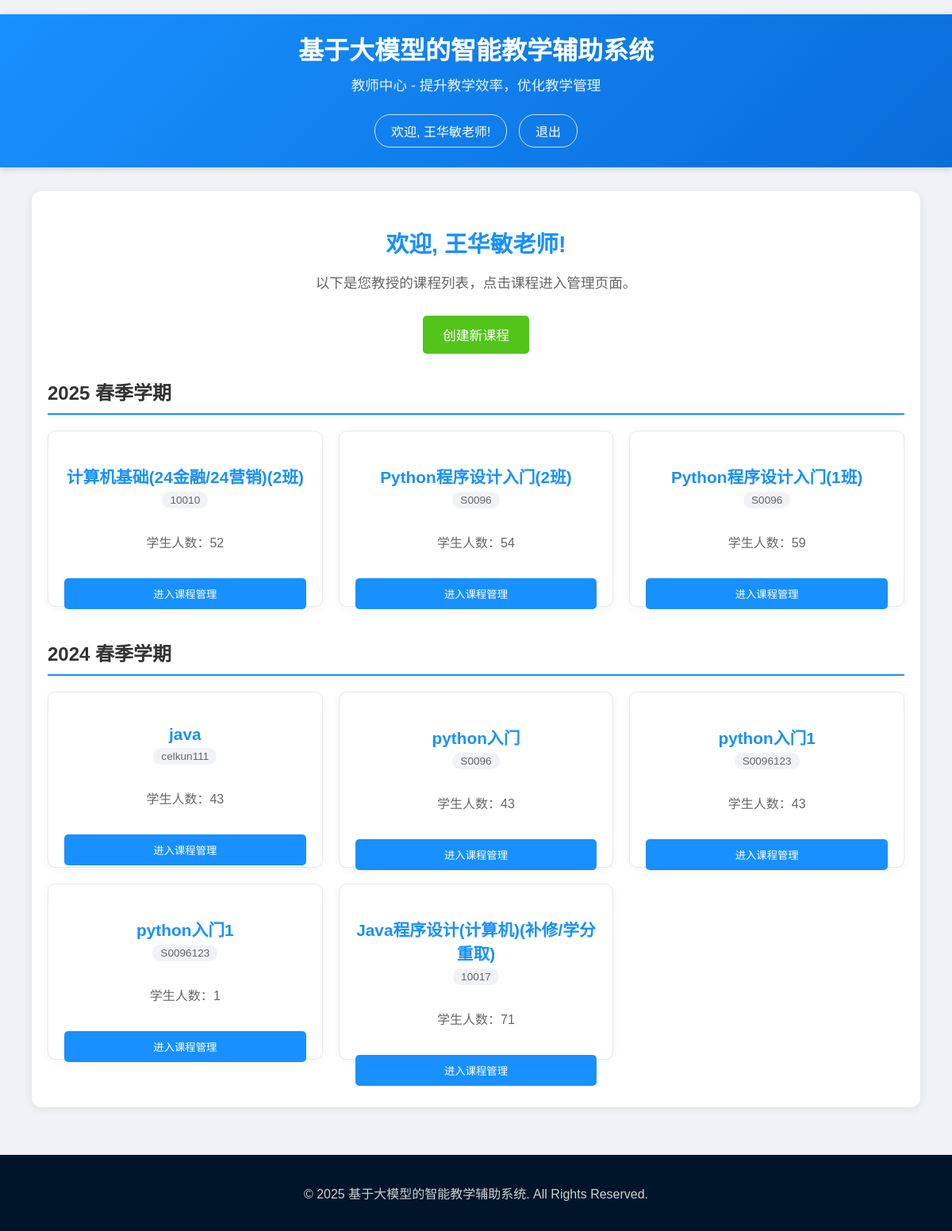
The app's page / (signed in) with its own data.
### wang/models/course.py (models this page shows, shortened)
class Course(db.Model):
    __tablename__ = 'course'
    id = db.Column(db.Integer, primary_key=True, autoincrement=True)
    name = db.Column(db.String(100), nullable=False)
    teacher_id = db.Column(db.Integer, db.ForeignKey('user.id'), nullable=False)
    semester = db.Column(db.String, nullable=False)  # 开课学期
    description = db.Column(db.Text)
    code = db.Column(db.String(10), nullable=False)
    teacher = db.relationship('User', backref='courses')
    course_students = db.relationship('Course_Students',  back_populates='course')

### app.py (the view)
    @app.route('/')
    def hello_world():
        if "logged_in" not in session or session["logged_in"] == False:
            return render_template('index.html')
        else:  # 如果session中登录状态为true，说明是已经登录过了，返回loginHandle函数处理
            return loginHandle()

### templates/wang/teacher_profile.html (shortened to what this page needs)
﻿<!DOCTYPE html>
<html lang="zh-CN">
<head>
</head>
<body>
<header>
    <h1>基于大模型的智能教学辅助系统</h1>
    <p>教师中心 - 提升教学效率，优化教学管理</p>
    <div class="login-status">
        <span>欢迎, {{ session['user_name'] }}老师!</span>
        <span><a href="/logout" onclick="return confirm('确定要退出吗？')">退出</a></span>
    </div>
</header>
<div class="container">
    <div class="welcome-section">
        <h2>欢迎, {{ session['user_name'] }}老师!</h2>
        <p>以下是您教授的课程列表，点击课程进入管理页面。</p>
    </div>
    <div class="create-course">
        <button onclick="location.href='/create_course'">创建新课程</button>
    </div>
    {% for semester_raw, courses_in_semester in courses|groupby('semester')|sort(reverse=True) %}
        {% set semester_parts = semester_raw.split('-') if '-' in semester_raw else semester_raw.split() %}
        {% set semester_year = semester_parts[0] if semester_parts|length > 0 else '' %}
        {% set semester_term = semester_parts[1].capitalize() if semester_parts|length > 1 else semester_raw %}
        {% set semester_display = {
            'Spring': '春季学期',
            'Summer': '夏季学期',
            'Fall': '秋季学期',
            'Winter': '冬季学期'
        }.get(semester_term, '') %}
        {% if semester_display %}
            {% set semester_name = semester_year + ' ' + semester_display %}
        {% else %}
            {% set semester_name = semester_raw %}
        {% endif %}
        <div class="semester-section">
            <h2 class="semester-heading">{{ semester_name }}</h2>
            <div class="course-grid">
                {% for course in courses_in_semester %}
                <div class="course-card">
                    <div class="course-header">
                        <h3>{{ course.name }}</h3>
                        <span class="course-code">{{ course.code }}</span>
                    </div>
                    <div class="course-info">
                        <p>学生人数：{{ course.course_students|length }}</p>
                    </div>
                    <button onclick="location.href='/course_manage/{{ course.id }}'">进入课程管理</button>
                </div>
                {% endfor %}
            </div>
        </div>
    {% endfor %}
</div>
<footer>
    <p>&copy; 2025 基于大模型的智能教学辅助系统. All Rights Reserved.</p>
</footer>
</body>
</html>

### templates/wang/teacher_profile.html (style rules this page uses)
body { font-family: 'Microsoft YaHei', sans-serif; background-color: #f0f2f5; margin: 0; padding: 0; min-height: 100vh; display: flex; flex-direction: column; justify-content: space-between; }
header { background: linear-gradient(135deg, #1890ff, #096dd9); color: white; text-align: center; padding: 20px; box-shadow: 0 2px 8px rgba(0, 0, 0, 0.15); position: relative; }
header h1 { margin: 0; font-size: 2em; font-weight: bold; }
header p { margin: 10px 0; font-size: 1.1em; opacity: 0.9; }
.login-status { margin-top: 20px; }
.login-status span { color: white; padding: 8px 20px; border: 1px solid rgba(255, 255, 255, 0.8); border-radius: 20px; margin: 5px; display: inline-block; }
.login-status a { color: #fff; text-decoration: none; transition: color 0.3s; }
.container { flex: 1; width: 90%; max-width: 1200px; margin: 30px auto; padding: 20px; background: white; border-radius: 12px; box-shadow: 0 2px 12px rgba(0, 0, 0, 0.08); position: relative; }
.welcome-section { text-align: center; margin-bottom: 30px; }
.welcome-section h2 { color: #1890ff; font-size: 1.8em; margin-bottom: 10px; }
.welcome-section p { color: #666; font-size: 1.1em; }
.semester-section { margin-bottom: 40px; }
.semester-heading { color: #333; border-bottom: 2px solid #1890ff; padding-bottom: 10px; margin-top: 30px; margin-bottom: 20px; }
.course-grid { display: grid; grid-template-columns: repeat(auto-fill, minmax(280px, 1fr)); gap: 20px; margin-top: 20px; }
.course-card { background: #fff; padding: 20px; border-radius: 10px; border: 1px solid #e8e8e8; transition: all 0.3s ease; box-shadow: 0 2px 12px rgba(0, 0, 0, 0.05); text-align: center; display: flex; flex-direction: column; justify-content: space-between; height: 180px; }
.course-header { margin-bottom: 15px; }
.course-header h3 { color: #1890ff; margin-bottom: 5px; font-size: 1.3em; }
.course-code { display: inline-block; background-color: #f0f2f5; padding: 3px 10px; border-radius: 15px; font-size: 0.85em; color: #666; }
.course-info { color: #666; line-height: 1.6; margin-bottom: 15px; }
.course-card button { background: #1890ff; color: white; border: none; padding: 10px 20px; border-radius: 5px; cursor: pointer; transition: all 0.3s ease; font-weight: 500; }
.create-course { text-align: center; margin: 30px 0; }
.create-course button { background: #52c41a; color: white; border: none; padding: 12px 25px; border-radius: 5px; cursor: pointer; transition: all 0.3s ease; font-size: 1.05em; font-weight: 500; }
footer { background-color: #001529; color: rgba(255, 255, 255, 0.8); text-align: center; padding: 20px 0; margin-top: 30px; }

### records on screen
Course: semester_name "2025 春季学期", name "计算机基础(24金融/24营销)(2班)", code "10010", course_students|length "52"
Course: name "Python程序设计入门(2班)", code "S0096", course_students|length "54"
Course: name "Python程序设计入门(1班)", code "S0096", course_students|length "59"
Course: semester_name "2024 春季学期", name "java", code "celkun111", course_students|length "43"
Course: name "python入门", code "S0096", course_students|length "43"
Course: name "python入门1", code "S0096123", course_students|length "43"
Course: name "python入门1", code "S0096123", course_students|length "1"
Course: name "Java程序设计(计算机)(补修/学分重取)", code "10017", course_students|length "71"

### other values on screen
{{ session['user_name'] }} "王华敏"
